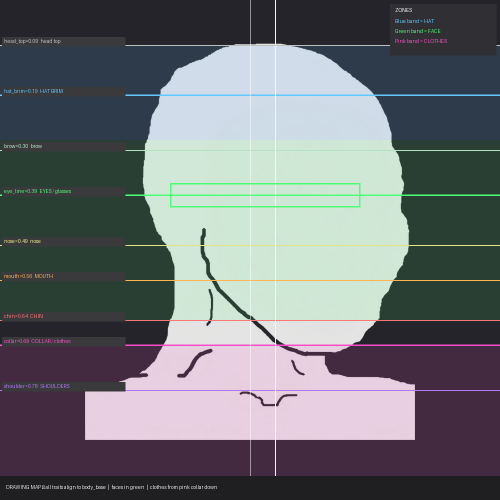
#> input picture template/drawing_map.png, 1000 x 1000 px (shown at 1/2 size)
$ python -i normalize_batch.py   (imports and definitions only)
#> lines starting #> are read from the running program, lines starting #| are printed output that depends on the picture
#> further down, picture is the input picture: PIL image 1000x1000 RGBA; mean R, G, B, A 106.8, 110.3, 113.6, 250.9
#!/usr/bin/env python3
"""
Normalize raw trait layers onto a shared 1000x1000 canvas as true PNG RGBA.

Placement is anchor-based (not naive center-scale) so faces, clothing, hats,
and glasses share a consistent skeleton.
"""
from __future__ import annotations

import argparse
import json
import sys
from pathlib import Path

from PIL import Image

from paths import CONFIG, LAYERS_NORM, LAYERS_RAW

# ── Canvas skeleton (fractions of canvas size) ─────────────────────────────
# Face fills most of the bust frame; clothing collar sits under the chin;
# hat brim rests on the crown; glasses sit on the eye line.
SKELETON = {
    "face": {
        # Scale face so content height ≈ this fraction of canvas
        "content_height": 0.80,
        # Top of face content lands here (leave room for hats)
        "content_top": 0.10,
        "center_x": 0.50,
    },
    "mask": {
        "content_height": 0.70,
        "content_top": 0.12,
        "center_x": 0.50,
    },
    "clothing": {
        # Scale to this width, then pin TOP of clothing to neck line
        "content_width": 0.96,
        "content_top": 0.56,  # collar under chin
        "center_x": 0.50,
        "max_content_height": 0.48,
    },
    "hat": {
        # Default baseball-cap style: brim sits on forehead
        "content_width": 0.62,
        "content_bottom": 0.30,
        "center_x": 0.50,
        "max_content_height": 0.36,
    },
    "accessory": {
        "content_width": 0.50,
        "center_y": 0.38,
        "center_x": 0.50,
    },
}

ACCESSORY_SUBTYPES = {
    "glasses": {
        "keywords": ["glasses", "sunglasses", "goggles", "aviator"],
        "content_width": 0.50,
        "center_y": 0.38,
    },
    "smoke": {
        "keywords": ["cigar", "cigarette", "pipe"],
        "content_width": 0.30,
        "center_y": 0.54,
        "center_x": 0.62,
    },
    "neck": {
        "keywords": ["necklace", "chain", "collar", "bowtie", "scarf"],
        "content_width": 0.44,
        "center_y": 0.60,
    },
    "cape": {
        "keywords": ["cape"],
        "content_width": 0.92,
        "content_top": 0.30,
        "mode": "top",
    },
    "gas_mask": {
        "keywords": ["gas_mask"],
        "content_width": 0.55,
        "center_y": 0.44,
    },
}

HAT_SUBTYPES = {
    "tall": {
        "keywords": ["helmet", "top_hat", "chef", "hardhat", "pith", "bicorne", "turban"],
        "content_width": 0.60,
        "content_bottom": 0.32,
        "max_content_height": 0.42,
    },
    "flat": {
        # Sit lower on the skull; keep width generous
        "keywords": ["bandana", "beanie", "stocking", "beret"],
        "content_width": 0.58,
        "content_bottom": 0.28,
        "max_content_height": 0.30,
    },
    "wide": {
        "keywords": ["cowboy", "gambler", "fedora", "boonie", "bucket", "campaign", "ranger"],
        "content_width": 0.78,
        "content_bottom": 0.30,
        "max_content_height": 0.34,
    },
}


def load_json(path: Path):
    return json.loads(path.read_text())


def open_rgba(path: Path) -> Image.Image:
    return Image.open(path).convert("RGBA")


def trim_transparent(im: Image.Image, alpha_threshold: int = 8) -> Image.Image:
#> called with alpha_threshold = 8
    if im.mode != "RGBA":
        im = im.convert("RGBA")
    alpha = im.split()[-1]
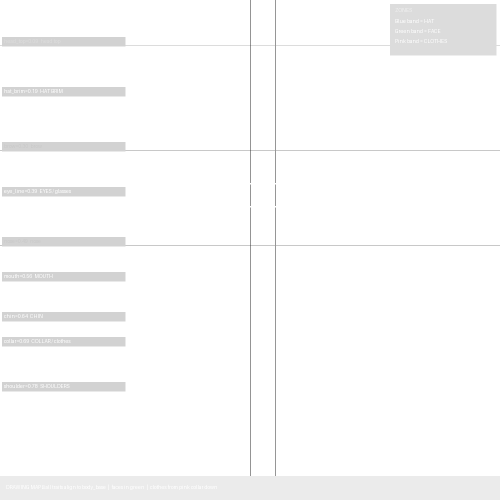
#> alpha: PIL image 1000x1000 L (shown at 1/2 size); min 40, max 255, mean 250.9
    mask = alpha.point(lambda a: 255 if a > alpha_threshold else 0)
#> mask: PIL image 1000x1000 L; every value is 255
    bbox = mask.getbbox()
#> bbox = (0, 0, 1000, 1000)
    if not bbox:
        return im
    return im.crop(bbox)


# [240 lines left out: functions match_subtype, place, _paste_safe, place_for_category, normalize_one, make_backgrounds and 1 more, not called in this run]


# [2 lines not run here, left out]

>>> from PIL import Image
>>> picture = Image.open('../template/drawing_map.png')
>>> result = trim_transparent(picture)

$ run again, on template/master_template_blank_guides.png
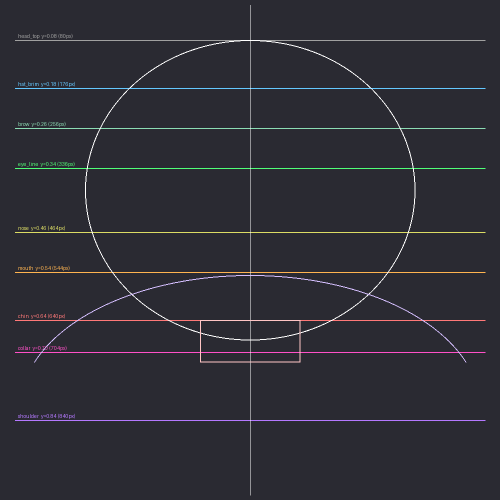
#> input picture template/master_template_blank_guides.png, 1000 x 1000 px (shown at 1/2 size)
#> picture is the input picture: PIL image 1000x1000 RGBA; mean R, G, B, A 46, 45.7, 53.6, 253.9
#> in trim_transparent, `alpha = im.split()[-1]`:
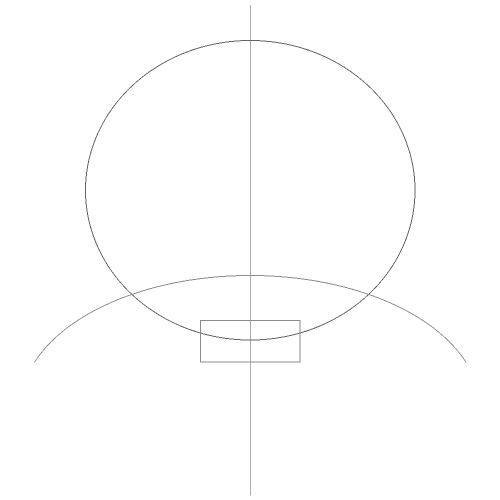
#> alpha: PIL image 1000x1000 L (shown at 1/2 size); min 90, max 255, mean 253.9
#> mask: PIL image 1000x1000 L; every value is 255
#> bbox = (0, 0, 1000, 1000)
